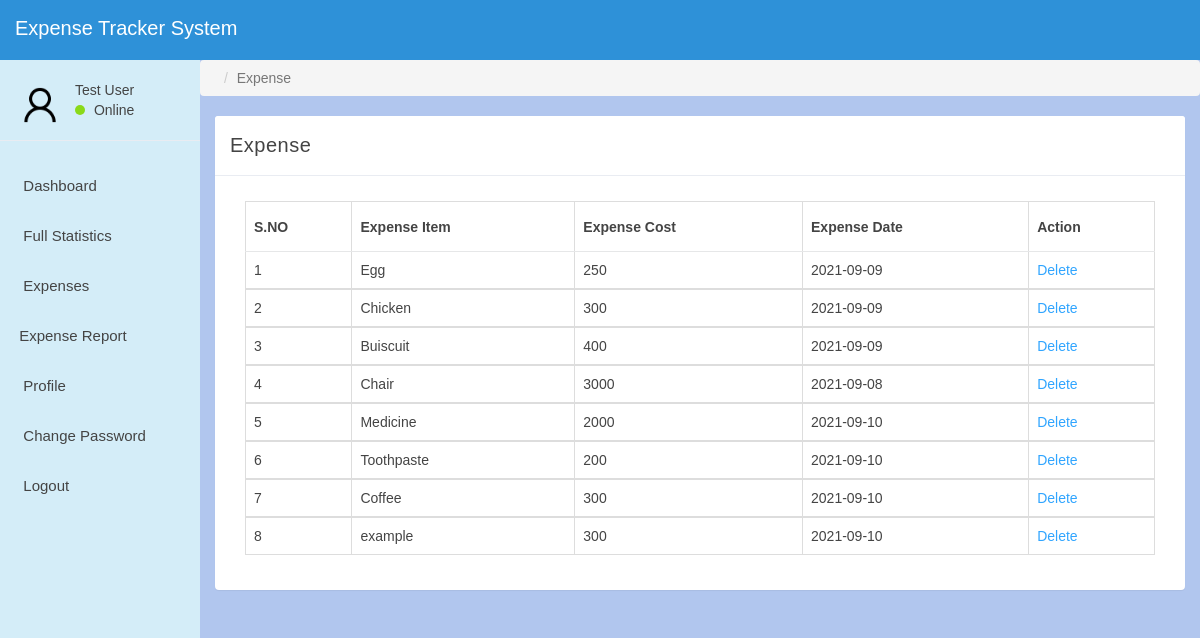
/manage-expense.php (signed in), run on the app's committed database.
### tables this page shows
CREATE TABLE `usertable` (
  `ID` int(10) NOT NULL,
  `FullName` varchar(150) DEFAULT NULL,
  `Email` varchar(200) DEFAULT NULL,
  `MobileNumber` int(11) DEFAULT NULL,
  `Password` varchar(200) DEFAULT NULL,
  `monthlyincome` int(10) NOT NULL,
  `RegDate` timestamp NOT NULL DEFAULT current_timestamp()
);

CREATE TABLE `maintable` (
  `ID` int(100) NOT NULL,
  `UserId` int(10) NOT NULL,
  `ExpenseDate` date DEFAULT NULL,
  `ExpenseItem` varchar(200) DEFAULT NULL,
  `ExpenseCost` varchar(200) DEFAULT NULL,
  `NoteDate` timestamp NULL DEFAULT current_timestamp()
);

### manage-expense.php (the view, shortened to what this page needs)
  <?php
if (strlen($_SESSION['u_id']==0)) {
  header('location:logout.php');
  } else{
?>
<!DOCTYPE html>
<html>
<head>
	<link href="css/bootstrap.min.css" rel="stylesheet">
	<link href="css/datepicker3.css" rel="stylesheet">
	<link href="css/style.css" rel="stylesheet">
</head>
<body>
	<?php include_once('header.php');?>
	<?php include_once('sidebar.php');?>
	<div class="col-sm-9 col-sm-offset-3 col-lg-10 col-lg-offset-2 main">
		<div class="row">
			<ol class="breadcrumb">
				<li class="active">Expense</li>
			</ol>
		</div>
		<div class="row">
			<div class="col-lg-12">
				<div class="panel panel-default">
					<div class="panel-heading">Expense</div>
					<div class="panel-body">
						<div class="col-md-12">
							<div class="table-responsive">
            <table class="table table-bordered mg-b-0">
              <thead>
                <tr>
                  <th>S.NO</th>
                  <th>Expense Item</th>
                  <th>Expense Cost</th>
                  <th>Expense Date</th>
                  <th>Action</th>
                </tr>
              </thead>
              <?php
              $userid=$_SESSION['u_id'];
$ret=mysqli_query($con,"select * from maintable where UserId='$userid'");
$cnt=1;
while ($row=mysqli_fetch_array($ret)) {
?>
              <tbody>
                <tr>
                  <td><?php echo $cnt;?></td>
                  <td><?php  echo $row['ExpenseItem'];?></td>
                  <td><?php  echo $row['ExpenseCost'];?></td>
                  <td><?php  echo $row['ExpenseDate'];?></td>
                  <td><a href="manage-expense.php?delid=<?php echo $row['ID'];?>">Delete</a>
                </tr>
                <?php
$cnt=$cnt+1;
}?>
              </tbody>
            </table>
          </div>
						</div>
					</div>
				</div>
			</div>
		</div>
	</div>
</body>
</html>
<?php }  ?>

### header.php (shortened to what this page needs)
<nav class="navbar navbar-custom navbar-fixed-top" role="navigation">
        <div class="container-fluid">
            <div class="navbar-header">
                <a class="navbar-brand" href="dashboard.php">
                <span>Expense Tracker System</span></a>
            </div>
        </div>
</nav>

### sidebar.php (shortened to what this page needs)
<?php
include('dbconnection.php');
?>
<div id="sidebar-collapse" class="col-sm-3 col-lg-2 sidebar">
        <div class="profile-sidebar">
            <div class="profile-userpic">
                <img src="user.png">
            </div>
            <div class="profile-usertitle">
                <?php
$uid=$_SESSION['u_id'];
$ret=mysqli_query($con,"select FullName from usertable where ID='$uid'");
$row=mysqli_fetch_array($ret);
$name=$row['FullName'];
?>
                <div class="profile-usertitle-name">
                    <?php echo $name; ?></div>
                <div class="profile-usertitle-status">
                    <span class="indicator label-success">
                    </span>
                Online
                </div>
            </div>
        </div>
        <ul class="nav menu">
            <li class="navmenu">
                <a href="dashboard.php">
                    <em class="fa fa-dashboard">
                    </em> Dashboard
                </a>
            </li>
            <li class="seconddashboard">
                <a href="dashboard2.php">
                    <em class="fa fa-dashboard">
                    </em>Full Statistics
                </a>
            </li>
            <li class="parent ">
                <a data-toggle="collapse" href="#sub-item-1">
                <em class="fa fa-navicon">&nbsp;
                </em>
                Expenses
                </a>
            </li>
  <li class="parent "><a data-toggle="collapse" href="#sub-item-2">
                <em class="fa fa-navicon">&nbsp;</em>Expense Report
                </a>
            </li>
            <li><a href="user-profile.php">
                <em class="fa fa-user">&nbsp;</em> Profile
                </a>
            </li>
             <li><a href="change-password.php">
                 <em class="fa fa-clone">&nbsp;</em> Change Password
                </a>
            </li>
<li><a href="logout.php">
    <em class="fa fa-power-off">&nbsp;</em> Logout
    </a>
</li>
</ul>
</div>

### css/style.css (style rules this page uses)
body { background: rgb(177, 198, 238); padding-top: 60px; font-size: 14px; color: #444444; font-family: "Montserrat", Helvetica, Arial; }
a, a:hover, a:focus { color: #30a5ff; }
.navbar-custom { background: #2E91D8; height: 60px; }
.navbar-header .navbar-brand { color: #ffff; font-size: 20px; text-transform: none; height: 60px; padding-top: 18px; }
.navbar-header .navbar-brand span { color: #ffff; }
.label-success { background-color: #8ad919; }
.panel { border: 0; }
.panel-heading { font-size: 20px; font-weight: 300; letter-spacing: 0.025em; height: 60px; line-height: 38px; }
.panel-default .panel-heading { background: #fff; border-bottom: 1px solid #e9ecf2; color: #444444; }
.navbar { border: 0; }
.sidebar { display: block; padding: 0; display: none; box-shadow: none; background: #d4edf8; }
.sidebar ul { margin: 20px 0px; }
@media (min-width: 768px) { .sidebar { display: block; position: fixed; top: 60px; bottom: 0; left: 0; z-index: 1000; display: block; margin: 0; padding: 0; overflow-x: hidden; overflow-y: auto; } }
@media (min-width: 768px) { .navbar-header { width: 100%; } }
.sidebar ul.nav li a { height: 50px; font-size: 15px; line-height: 2em; color: #444444; }
.profile-sidebar { padding: 10px 0; border-bottom: 1px solid #e9ecf2; }
.indicator { width: 10px; height: 10px; display: inline-block; border-radius: 9999px; margin-right: 5px; }
.profile-userpic img { float: left; margin: 10px 0px 0px 15px; width: 50px; height: 50px; }
.profile-usertitle { float: left; text-align: left; margin: 10px 0 0 10px; }
.table { background: #fff; }
.table > thead > tr > th { border-bottom: 1px solid #e6e7e8; vertical-align: middle; height: 50px; }

### data on the page
usertable: FullName "Test User"
maintable: ExpenseItem "Egg", ExpenseCost "250", ExpenseDate "2021-09-09"
maintable: ExpenseItem "Chicken", ExpenseCost "300", ExpenseDate "2021-09-09"
maintable: ExpenseItem "Buiscuit", ExpenseCost "400", ExpenseDate "2021-09-09"
maintable: ExpenseItem "Chair", ExpenseCost "3000", ExpenseDate "2021-09-08"
maintable: ExpenseItem "Medicine", ExpenseCost "2000", ExpenseDate "2021-09-10"
maintable: ExpenseItem "Toothpaste", ExpenseCost "200", ExpenseDate "2021-09-10"
maintable: ExpenseItem "Coffee", ExpenseCost "300", ExpenseDate "2021-09-10"
maintable: ExpenseItem "example", ExpenseCost "300", ExpenseDate "2021-09-10"
